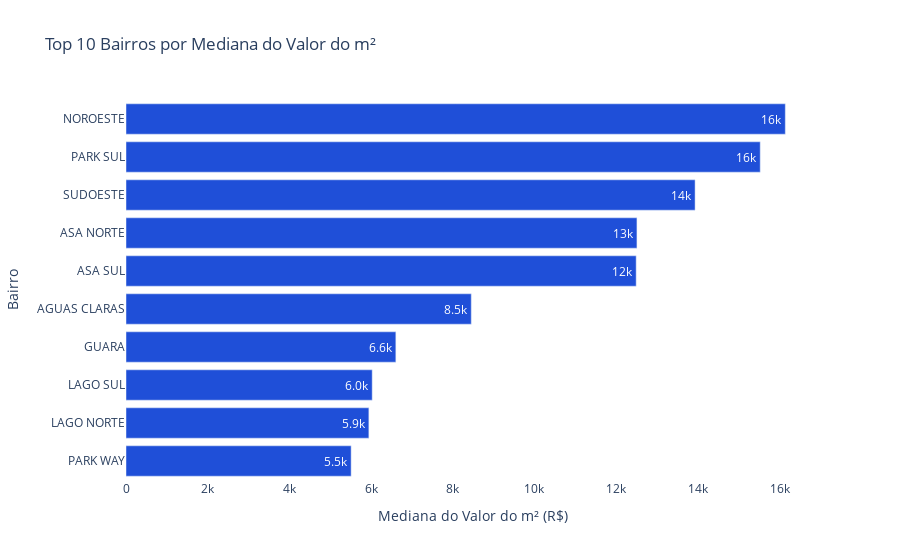

The notebook cell saved with this chart:
### Code cell
# Grafico de barras por mediana
fig = px.bar(
    valor_m2_bairro,
    x='VALOR_M2',
    y='BAIRRO',
    text_auto='.2s',
    title='Top 10 Bairros por Mediana do Valor do m²',
    labels={
        'BAIRRO': 'Bairro',
        'VALOR_M2': 'Mediana do Valor do m² (R$)'
    },
    color_discrete_sequence=[PALETA_BRASILIA['azul']]
)

fig.update_layout(
    yaxis_tickformat=',.2f',
    plot_bgcolor='white'
)
fig.update_yaxes(autorange="reversed")
fig.show()

### Figure 1 — Plotly figure (JSON) as saved in the notebook; plotly's stock layout.template omitted (floating-point values rounded to 4 significant figures)
{"data": [{"hovertemplate": "Mediana do Valor do m² (R$)=%{x}<br>Bairro=%{y}<extra></extra>", "legendgroup": "", "marker": {"color": "#1F4FD8", "pattern": {"shape": ""}}, "name": "", "orientation": "h", "showlegend": false, "textposition": "auto", "texttemplate": "%{x:.2s}", "type": "bar", "x": [16140.0, 15530.0, 13930.0, 12510.0, 12490.0, 8453.0, 6606.0, 6027.0, 5946.0, 5512.0], "xaxis": "x", "y": ["NOROESTE", "PARK SUL", "SUDOESTE", "ASA NORTE", "ASA SUL", "AGUAS CLARAS", "GUARA", "LAGO SUL", "LAGO NORTE", "PARK WAY"], "yaxis": "y"}], "layout": {"barmode": "relative", "legend": {"tracegroupgap": 0}, "plot_bgcolor": "white", "title": {"text": "Top 10 Bairros por Mediana do Valor do m²"}, "xaxis": {"anchor": "y", "domain": [0, 1], "title": {"text": "Mediana do Valor do m² (R$)"}}, "yaxis": {"anchor": "x", "autorange": "reversed", "domain": [0, 1], "tickformat": ",.2f", "title": {"text": "Bairro"}}}}
